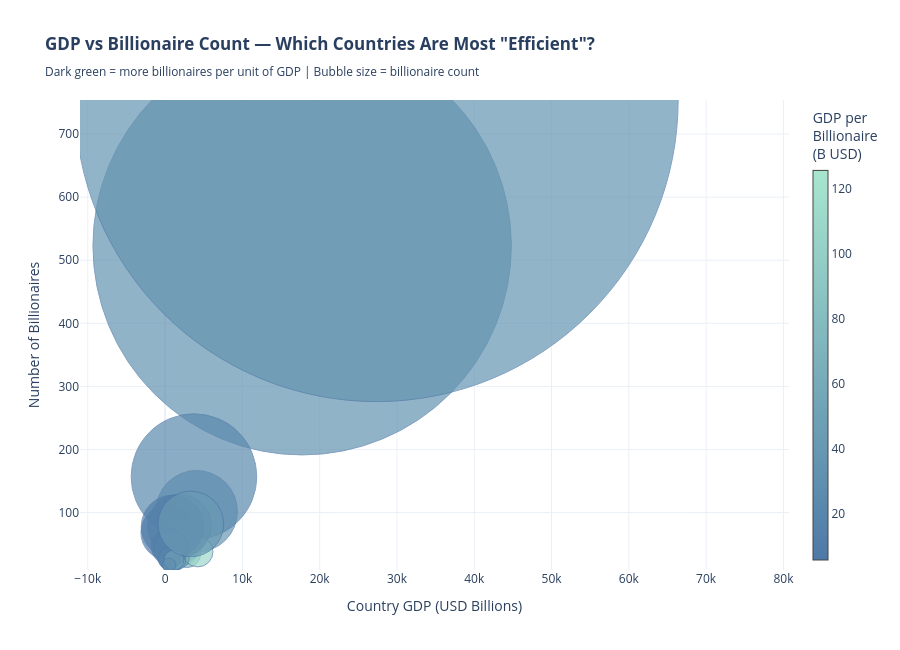

The code cell stored with this chart in its notebook:
### Markdown cell above
**Why this chart:** A choropleth map instantly communicates geographic concentration.

 The **United States** dominates in absolute count (724 billionaires, 27% of the global total), followed by **China** (539). But raw count is misleading: the US has only **2.3 billionaires per million people**.

 For further analysis, we will see the WHY part now. We will analyse if the GDP of the country plays major role here.

### Code cell
# ── Bubble Chart: GDP vs Billionaire Count ──
# GDP data (2023 IMF estimates, USD Billions)
gdp_data = {
    'United States':27360,'China':17734,'Japan':4231,'Germany':4080,'India':3736,
    'United Kingdom':3332,'France':2783,'Italy':2010,'Brazil':1920,'Canada':2117,
    'South Korea':1642,'Spain':1390,'Australia':1687,'Mexico':1313,'Netherlands':1257,
    'Saudi Arabia':1108,'Switzerland':957,'Turkey':1163,'Russia':1860,'Israel':529,
    'United Arab Emirates':509,'Singapore':592,'Hong Kong':397,'Taiwan':764,
    'Indonesia':1119,'Thailand':504,'Malaysia':438,'Sweden':615,'Norway':598
}

bill_count = df.groupby('country').agg(
    Billionaire_Count=('personName','count'),
    Total_Wealth=('finalWorth','sum')
).reset_index()
bill_count.columns = ['Country','Billionaire_Count','Total_Wealth']

gdp_df = pd.DataFrame(list(gdp_data.items()), columns=['Country','GDP'])
analysis_df = bill_count.merge(gdp_df, on='Country', how='inner')
analysis_df['GDP_per_Billionaire'] = analysis_df['GDP'] / analysis_df['Billionaire_Count']

fig_bubble = go.Figure()
fig_bubble.add_trace(go.Scatter(
    x=analysis_df['GDP'],
    y=analysis_df['Billionaire_Count'],
    mode='markers',
    text=analysis_df['Country'],
    marker=dict(
        size=analysis_df['Billionaire_Count'] * 0.8,
        color=analysis_df['GDP_per_Billionaire'],
        colorscale=[[0,C_BLUE],[1,'#A8E6CF']],
        colorbar=dict(title="GDP per<br>Billionaire<br>(B USD)", thickness=15),
        line=dict(color=C_BLUE, width=1), showscale=True
    ),
    hovertemplate='<b>%{text}</b><br>GDP: $%{x:.0f}B<br>Billionaires: %{y}<extra></extra>',
))
fig_bubble.update_layout(
    title_text='<b>GDP vs Billionaire Count — Which Countries Are Most "Efficient"?</b><br>'
               '<sub>Dark green = more billionaires per unit of GDP | Bubble size = billionaire count</sub>',
    xaxis_title='Country GDP (USD Billions)',
    yaxis_title='Number of Billionaires',
    height=650, template='plotly_white', hovermode='closest'
)
fig_bubble.show()

print(f"Correlation (GDP vs Billionaire Count): {analysis_df['GDP'].corr(analysis_df['Billionaire_Count']):.3f}")
print("\nMost efficient (lowest GDP per billionaire):")
print(analysis_df.nsmallest(5,'GDP_per_Billionaire')[['Country','Billionaire_Count','GDP_per_Billionaire']].to_string(index=False))

### Figure 1 — Plotly figure (JSON) as saved in the notebook; plotly's stock layout.template omitted (floating-point values rounded to 4 significant figures)
{"data": [{"hovertemplate": "<b>%{text}</b><br>GDP: $%{x:.0f}B<br>Billionaires: %{y}<extra></extra>", "marker": {"color": [39.23, 43.64, 50.4, 33.91, 79.51, 40.0, 5.838, 23.8, 44.76, 20.35, 36.55, 111.3, 39.82, 101.0, 125.7, 66.44, 23.54, 12.87, 56.62, 55.6, 23.65, 12.27, 17.77, 18.0, 46.52, 29.94, 40.63, 36.29], "colorbar": {"thickness": 15, "title": {"text": "GDP per<br>Billionaire<br>(B USD)"}}, "colorscale": [[0, "#4e79a7"], [1, "#A8E6CF"]], "line": {"color": "#4e79a7", "width": 1}, "showscale": true, "size": [34.4, 35.2, 33.6, 418.4, 28.0, 81.6, 54.4, 125.6, 20.0, 20.8, 44.0, 30.4, 8.8, 10.4, 8.0, 7.2, 63.2, 36.8, 23.2, 20.0, 20.8, 62.4, 34.4, 22.4, 20.0, 13.6, 65.6, 603.2]}, "mode": "markers", "text": ["Australia", "Brazil", "Canada", "China", "France", "Germany", "Hong Kong", "India", "Indonesia", "Israel", "Italy", "Japan", "Malaysia", "Mexico", "Netherlands", "Norway", "Russia", "Singapore", "South Korea", "Spain", "Sweden", "Switzerland", "Taiwan", "Thailand", "Turkey", "United Arab Emirates", "United Kingdom", "United States"], "type": "scatter", "x": [1687, 1920, 2117, 17734, 2783, 4080, 397, 3736, 1119, 529, 2010, 4231, 438, 1313, 1257, 598, 1860, 592, 1642, 1390, 615, 957, 764, 504, 1163, 509, 3332, 27360], "y": [43, 44, 42, 523, 35, 102, 68, 157, 25, 26, 55, 38, 11, 13, 10, 9, 79, 46, 29, 25, 26, 78, 43, 28, 25, 17, 82, 754]}], "layout": {"height": 650, "hovermode": "closest", "title": {"text": "<b>GDP vs Billionaire Count — Which Countries Are Most \"Efficient\"?</b><br><sub>Dark green = more billionaires per unit of GDP | Bubble size = billionaire count</sub>"}, "xaxis": {"title": {"text": "Country GDP (USD Billions)"}}, "yaxis": {"title": {"text": "Number of Billionaires"}}}}
